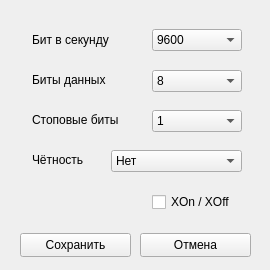
<?xml version="1.0" encoding="UTF-8"?>
<ui version="4.0">
 <class>SettingsPortWindow</class>
 <widget class="QMainWindow" name="SettingsPortWindow">
  <property name="windowModality">
   <enum>Qt::WindowModality::ApplicationModal</enum>
  </property>
  <property name="geometry">
   <rect>
    <x>0</x>
    <y>0</y>
    <width>270</width>
    <height>270</height>
   </rect>
  </property>
  <property name="minimumSize">
   <size>
    <width>270</width>
    <height>270</height>
   </size>
  </property>
  <property name="maximumSize">
   <size>
    <width>270</width>
    <height>270</height>
   </size>
  </property>
  <property name="windowTitle">
   <string>Настройки порта</string>
  </property>
  <property name="windowIcon">
   <iconset resource="res.qrc">
    <normaloff>:/ICO/Gear24.png</normaloff>:/ICO/Gear24.png</iconset>
  </property>
  <widget class="QWidget" name="centralwidget">
   <widget class="QPushButton" name="btn_cancel">
    <property name="geometry">
     <rect>
      <x>140</x>
      <y>233</y>
      <width>111</width>
      <height>24</height>
     </rect>
    </property>
    <property name="text">
     <string>Отмена</string>
    </property>
   </widget>
   <widget class="QCheckBox" name="cb_x_on_x_off">
    <property name="geometry">
     <rect>
      <x>152</x>
      <y>192</y>
      <width>101</width>
      <height>20</height>
     </rect>
    </property>
    <property name="text">
     <string>XOn / XOff</string>
    </property>
   </widget>
   <widget class="QLabel" name="label_2">
    <property name="geometry">
     <rect>
      <x>32</x>
      <y>32</y>
      <width>111</width>
      <height>16</height>
     </rect>
    </property>
    <property name="text">
     <string>Бит в секунду</string>
    </property>
   </widget>
   <widget class="QComboBox" name="cb_parity">
    <property name="geometry">
     <rect>
      <x>111</x>
      <y>150</y>
      <width>131</width>
      <height>22</height>
     </rect>
    </property>
    <property name="currentText">
     <string>Нет</string>
    </property>
    <property name="currentIndex">
     <number>0</number>
    </property>
    <item>
     <property name="text">
      <string>Нет</string>
     </property>
    </item>
    <item>
     <property name="text">
      <string>Чётность (Even)</string>
     </property>
    </item>
    <item>
     <property name="text">
      <string>Нечётность (Odd)</string>
     </property>
    </item>
   </widget>
   <widget class="QLabel" name="label_4">
    <property name="geometry">
     <rect>
      <x>32</x>
      <y>112</y>
      <width>111</width>
      <height>16</height>
     </rect>
    </property>
    <property name="text">
     <string>Стоповые биты</string>
    </property>
   </widget>
   <widget class="QLabel" name="label_5">
    <property name="geometry">
     <rect>
      <x>32</x>
      <y>152</y>
      <width>71</width>
      <height>16</height>
     </rect>
    </property>
    <property name="text">
     <string>Чётность</string>
    </property>
   </widget>
   <widget class="QPushButton" name="btn_save">
    <property name="geometry">
     <rect>
      <x>20</x>
      <y>233</y>
      <width>111</width>
      <height>24</height>
     </rect>
    </property>
    <property name="text">
     <string>Сохранить</string>
    </property>
   </widget>
   <widget class="QLabel" name="label_3">
    <property name="geometry">
     <rect>
      <x>32</x>
      <y>72</y>
      <width>111</width>
      <height>16</height>
     </rect>
    </property>
    <property name="text">
     <string>Биты данных</string>
    </property>
   </widget>
   <widget class="QComboBox" name="cb_baud_rate">
    <property name="geometry">
     <rect>
      <x>152</x>
      <y>29</y>
      <width>90</width>
      <height>22</height>
     </rect>
    </property>
    <property name="currentIndex">
     <number>5</number>
    </property>
    <item>
     <property name="text">
      <string>600</string>
     </property>
    </item>
    <item>
     <property name="text">
      <string>1200</string>
     </property>
    </item>
    <item>
     <property name="text">
      <string>1800</string>
     </property>
    </item>
    <item>
     <property name="text">
      <string>2400</string>
     </property>
    </item>
    <item>
     <property name="text">
      <string>4800</string>
     </property>
    </item>
    <item>
     <property name="text">
      <string>9600</string>
     </property>
    </item>
    <item>
     <property name="text">
      <string>19200</string>
     </property>
    </item>
    <item>
     <property name="text">
      <string>38400</string>
     </property>
    </item>
    <item>
     <property name="text">
      <string>57600</string>
     </property>
    </item>
    <item>
     <property name="text">
      <string>115200</string>
     </property>
    </item>
    <item>
     <property name="text">
      <string>230400</string>
     </property>
    </item>
   </widget>
   <widget class="QComboBox" name="cb_byte_size">
    <property name="geometry">
     <rect>
      <x>152</x>
      <y>70</y>
      <width>90</width>
      <height>22</height>
     </rect>
    </property>
    <property name="currentIndex">
     <number>3</number>
    </property>
    <item>
     <property name="text">
      <string>5</string>
     </property>
    </item>
    <item>
     <property name="text">
      <string>6</string>
     </property>
    </item>
    <item>
     <property name="text">
      <string>7</string>
     </property>
    </item>
    <item>
     <property name="text">
      <string>8</string>
     </property>
    </item>
   </widget>
   <widget class="QComboBox" name="cb_stop_bits">
    <property name="geometry">
     <rect>
      <x>152</x>
      <y>110</y>
      <width>90</width>
      <height>22</height>
     </rect>
    </property>
    <property name="currentIndex">
     <number>0</number>
    </property>
    <item>
     <property name="text">
      <string>1</string>
     </property>
    </item>
    <item>
     <property name="text">
      <string>1.5</string>
     </property>
    </item>
    <item>
     <property name="text">
      <string>2</string>
     </property>
    </item>
   </widget>
  </widget>
 </widget>
 <resources>
  <include location="res.qrc"/>
 </resources>
 <connections/>
</ui>
